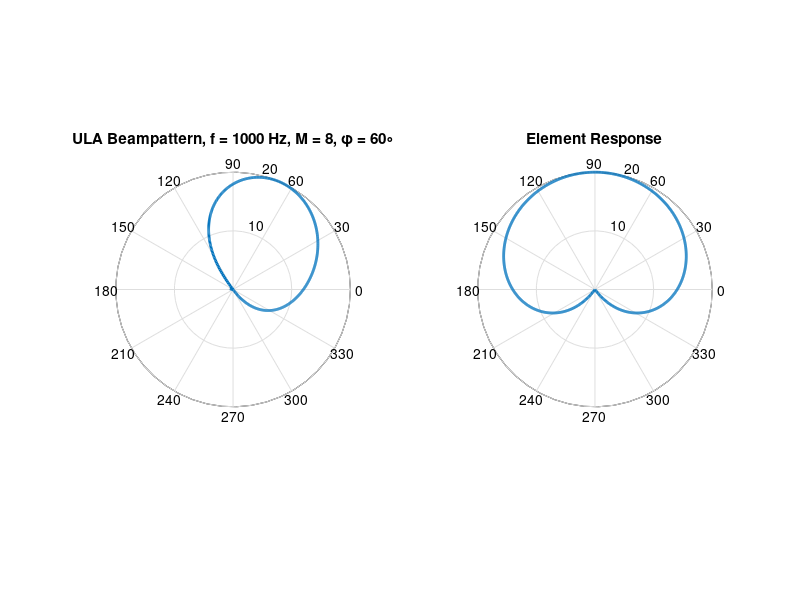

The MATLAB source for this figure:
%
% cardioidLinearArray.m
% 
% DESCRIPTION
%   This script computes and plots the beampattern of a uniform linear
%   array (ULA) of M directional elements dm meters apart steered to an
%   angle phi from endfire.  The elements supported are modelled as first
%   order differential microphones of two elements spaced dc meters apart
%   and oriented broadside, like this:
%
%    ^       ^       ^       ^
%   / \     / \     / \     / \
%    |-------|-------|-------|
%    |       |       |       |
%
%   The combination of cardioid-type elements into
%   a summing array is a nicely complementary combination since
%   differential mics have good low freuqency directivity but suffer SNR
%   loss while summing arrays have good high frequency directivity and
%   improve SNR.
%
% PARAMETERS
%   f       - frequency of interest in Hz
%   c       - speed of sound in m/s.  Typically 340-343 m/s
%   dm      - linear array spacing in meters
%   dc      - cardioid internal element spacing in meters
%   M       - number of directional microphones in the linear array
%   dbLim   - polar axis lower limit in dB
%   eltType - one of 'omni', 'cardioid', 'hypercard', or 'fig8'
%
% REFERENCES
%   "Superdirectional Microphone Arrays" by Gary Elko, Ch 10 of "Acoustic
%   Signal Processing for Telecommunications", pg 181-237
%   "Microphone Arrays: A Tutorial" by Ian McCowan
%
% Written by Phil Townsend (jptown0@gmail.com) Sep 12, 2017

%% Params
theta   = linspace(0,2*pi,1e3)'; % angle axis (radians)
phi     = pi/3;                  % steering angle (radians; broadside is pi/2)
f       = 1e3;                   % frequency (Hz)
c       = 343;                   % speed of sound (m/s)
dm      = .035;                  % intermic spacing (m)
dc      = .021;                  % cardioid interelement spacing (m)
M       = 8;                     % number of directional mics in the array
m       = dm*(1:M);              % mic positions (m)
dbLim   = 20;                    % dB limit for polar plots
eltType = 'cardioid';            % 'omni', 'cardioid', 'hypercard', 'fig8'

%% Calculate
% Select element response
switch eltType
    case 'omni',      wfun = @(theta)(ones(size(theta)));
    case 'cardioid',  wfun = @(theta)(1-exp(j*pi*f*dc/c*(1+sin(theta))));
    case 'hypercard', wfun = @(theta)(1-exp(j/2*pi*f*dc/c*(1+3*sin(theta))));
    case 'fig8',      wfun = @(theta)(1-exp(j*2*pi*f*dc/c*sin(theta)));
    otherwise,        error('Unknown element type')
end

% Array Response
B = sum(wfun(theta).*exp(-j*2*pi*f/c*m.*(cos(theta)-cos(phi))),2);
B = 20*log10(abs(B));
B = B - max(B) + dbLim;
B(B<0) = 0;
figure, subplot(1,2,1), h = polar(theta,B);  set(h,'linewidth',2)
title(sprintf('ULA Beampattern, f = %g Hz, M = %g, \\phi = %g\\circ',...
    f, length(m), phi*180/pi))

% Element Response
Bw = 20*log10(abs(wfun(theta)));
Bw = Bw - max(Bw) + dbLim;
Bw(Bw<0) = 0;
subplot(1,2,2), h = polar(theta, Bw);  set(h,'linewidth',2)
title('Element Response')

